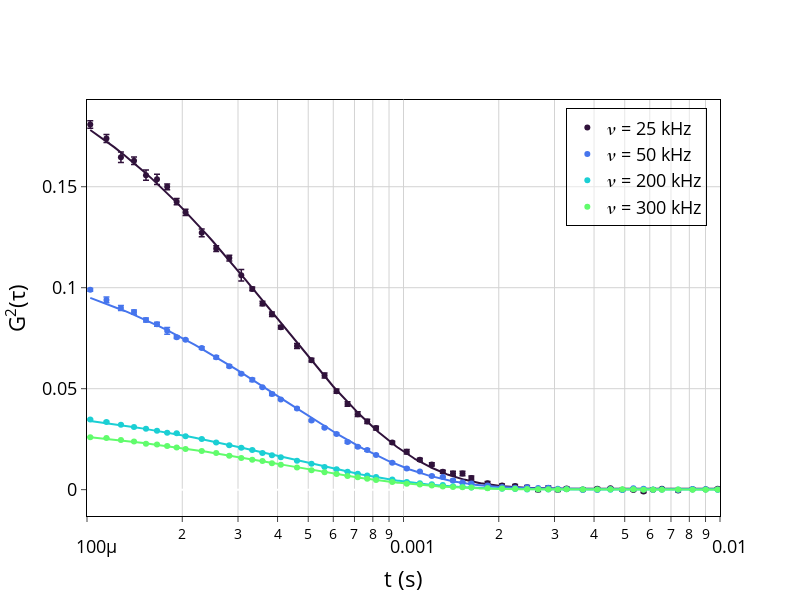

Source (notebook cell):
### Code cell
colors = px.colors.sequential.Turbo

fig = go.Figure()
for i,𝜈 in enumerate(data.keys()):
    x = data[𝜈]['t']
    y = data[𝜈]['g']
    γ = data[𝜈]['gamma']
    sigmay = data[𝜈]['sigmag']
    X,Y = data[𝜈]['fit'].draw()

    # plt.plot(X,Y)
    # plt.xlim(0,1)
    # plt.show()

    fig.add_trace(go.Scatter(x=X, y=Y, mode='lines',line_color=colors[2 * i], showlegend=False,hoverinfo='skip'))

    fig.add_trace(go.Scatter(x=x,y=y, mode='markers', name=f'𝜈 = {𝜈} kHz',
        marker=dict(color = colors[2 * i]),
        error_y=dict( 
			type='data', 
			array = sigmay, 
			color = colors[2 * i],
			thickness = 1.5, 
			width = 3, 
		)))

fig.update_layout(
    xaxis_type = "log",
    yaxis_title = "G<sup>2</sup>(τ)",
    xaxis_title = "t (s)",
    xaxis = dict(range = [np.log10(0.0001), np.log10(0.010)]),
    width = 800,
    height = 600,
    plot_bgcolor = 'white',
    font = dict(
        size = 18,
        color = "Black"
    ),
    legend=dict(
        x=0.98,
        y=0.98,
        xanchor='right',
        yanchor='top',
        traceorder='normal',
        bgcolor='rgba(255, 255, 255, 0.5)',
        bordercolor='black',
        borderwidth=1
    )
    )

fig.update_xaxes(
    mirror = True,
    ticks = 'outside',
    showline = True,
    linecolor = 'black',
    gridcolor = 'lightgrey'
)
fig.update_yaxes(
    mirror = True,
    ticks = 'outside',
    showline = True,
    linecolor = 'black',
    gridcolor = 'lightgrey'
)

fig.show()
